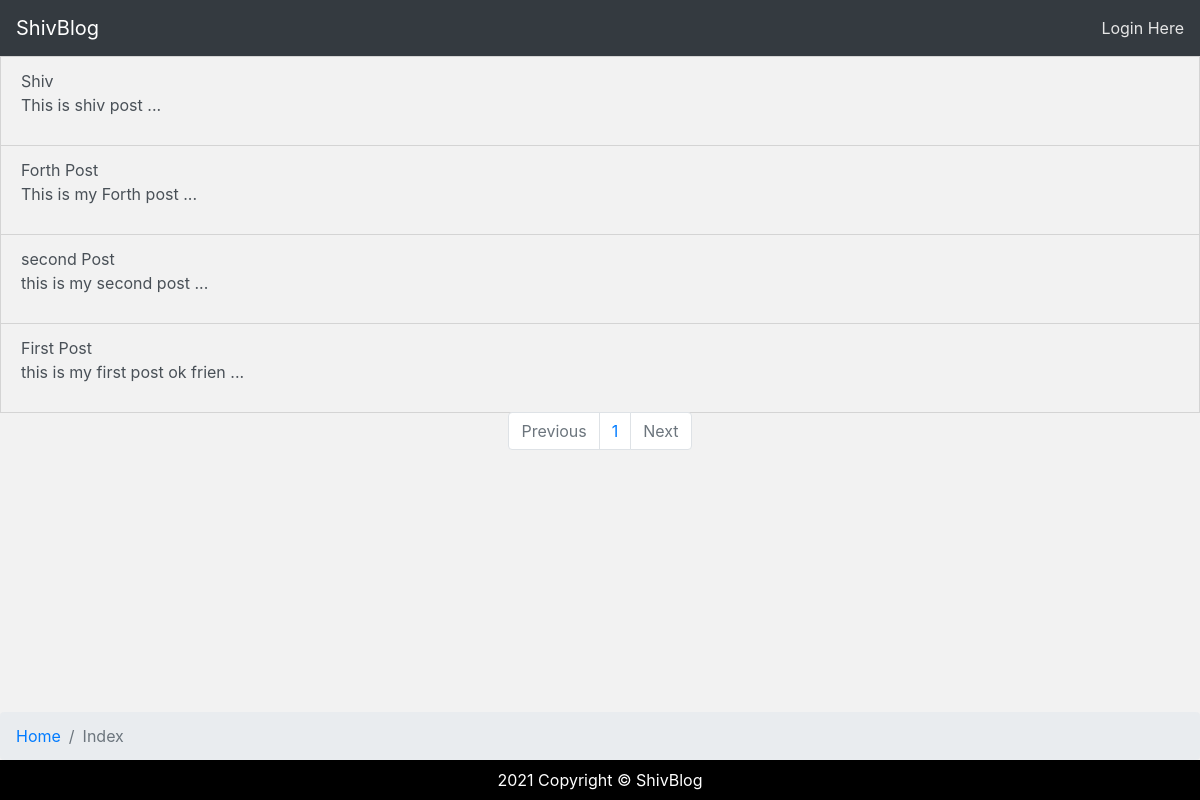
The page / on the database its author committed.
### tables this page shows
CREATE TABLE `article` (
  `id` int(11) NOT NULL,
  `title` text NOT NULL,
  `post` text NOT NULL,
  `date` datetime DEFAULT NULL
);

### classes/Auth.php (called while the page is built, shortened)
<?php
class Auth {
    public static function isLogin() {
        return isset($_SESSION['login']) && $_SESSION['login'];
    }
}

### classes/Pages.php (called while the page is built, shortened)
<?php
class Pages {
    function __construct($conn,$result_per_page,$page_no)
    {
        $this->limit = $result_per_page;
        $page_no = filter_var($page_no, FILTER_VALIDATE_INT,
        ['options' =>
        ['default' => 1, 'min_range' => 1]
        ] );
        $this->previous = $page_no - 1;
        $this->next = $page_no + 1;
        $total_records = Pages::getPages($conn);
        $total_pages = ceil($total_records / $result_per_page);
        $this->total = $total_pages;
        $this->offset = $result_per_page * ($page_no - 1);
    }
    public static function getPages($conn) {
        $sql = "SELECT COUNT(id) AS total FROM article";
        $result = $conn->query($sql);
        return $result->fetchColumn();
        }
}

### classes/Article.php (called while the page is built, shortened)
<?php
class Article {
    public static function getPage ($conn,$limit,$offset) {
        $sql = 'SELECT *, substring(post,1,30)as post FROM article
        ORDER BY id DESC LIMIT :limit OFFSET :offset';
        $stmt = $conn->prepare($sql);
        $stmt->bindValue(':limit', $limit, PDO::PARAM_INT);
        $stmt->bindValue(':offset', $offset, PDO::PARAM_INT);
        if($stmt->execute()) {
            return $stmt->fetchAll(PDO::FETCH_ASSOC);
        }
    }
}

### index.php (the view, shortened to what this page needs)
<?php
require "includes/head.php";
$db = new Database();
$conn = $db->getConn();
$limit_per_page = 5;
$pages = new Pages($conn, $limit_per_page, $_GET['page'] ?? 1);
$articles = Article::getPage($conn, $pages->limit,$pages->offset);
?>
    <?php if (empty($articles)): ?>
      <p>Nothing found.</p>
    <?php
else: ?>
  <?php foreach ($articles as $article): ?>
    <a href="single.php?id=<?=htmlspecialchars($article['id']); ?>" class="list-group-item list-group-item-action">
        <?=$article['title'] ?>
     <p> <?= htmlspecialchars($article['post']) . ' ...'; ?></p> </a>
 <?php endforeach; ?>
<?php endif; ?>
<nav class='pagination justify-content-center'>
    <?php if ($pages->previous == 0): ?>
      <div class="page-item disabled"> <a class="page-link">Previous</a></div>
    <?php else: ?>
      <a class="page-link" href="?page=<?= $pages->previous; ?>">Previous</a>
    <?php endif; ?>
    <?php
    for($i=$pages->previous+1; $i<= $pages->next+1; $i++) {
        echo '<a class="page-link" href="?page=' . $i . ' ">' . $i . '</a>';
        if ($i >= $pages->total) {
          break;
        }
    }
    ?>
    <?php  if ($pages->next <= $pages->total) : ?>
          <a class="page-link" href="?page=<?= $pages->next; ?>">Next </a>
    <?php else: ?>
          <div class="page-item disabled"> <a class="page-link">Next</a></div>
    <?php endif?>
</nav>
<?php require "includes/foot.php" ?>

### includes/head.php (shortened to what this page needs)
<html>
  <heat><title>MY BLOG</title></head>
  <link href="includes/bootstrap.css" rel="stylesheet">
<body style="background-color:  #f2f2f2;">
<nav class="navbar navbar-dark navbar-expand-lg bg-dark">
<a class="navbar-brand" href="/">ShivBlog</a>
    <span class="navbar-text">
      <?php if (Auth::isLogin()): ?>
        <a href = "/new.php" style="color: #e6e6e6; margin-right:10px;">Post New Article</a>
        <a href = "/logout.php" style="color: e6e6e6;">Logout</a>
     <?php else: ?>
      <a href = "/login.php" style="color:  #e6e6e6;">Login Here</a>
      <?php endif; ?>
    </span>
  </nav>

### includes/foot.php (shortened to what this page needs)
<?php
   $id = '';
?>
<footer>
  <div class="breadcrumb">
   <a href="/" class="breadcrumb-item">Home</a>
   <?php
   $name = str_ireplace(array('.php', 'single', 'new'), array('', 'article', 'post new article'), basename($_SERVER['PHP_SELF']) ) ?>
    <div class="breadcrumb-item active" aria-current="page"><?=ucwords($name) . $id; ?></div>
</div>
  <div class="nav justify-content-center" style="background-color: #000; height: 40px;">
    <div style="text-align: center; color:#fff; margin: auto"> 2021 Copyright © ShivBlog</div>
    </footer>
</body>
</html>

### includes/head.php (style rules this page uses)
body { padding-bottom: 100px; }
footer { position: fixed; bottom: 0; width: 100%; }
.list-group-item { background-color: #f2f2f2; }
.breadcrumb { margin: 0px !important; }

### rows shown on the page
article: title "Shiv", post "This is shiv post"
article: title "Forth Post", post "This is my Forth post"
article: title "second Post", post "this is my second post"
article: title "First Post", post "this is my first post ok frien"

### other values the page prints
$name "Index"
